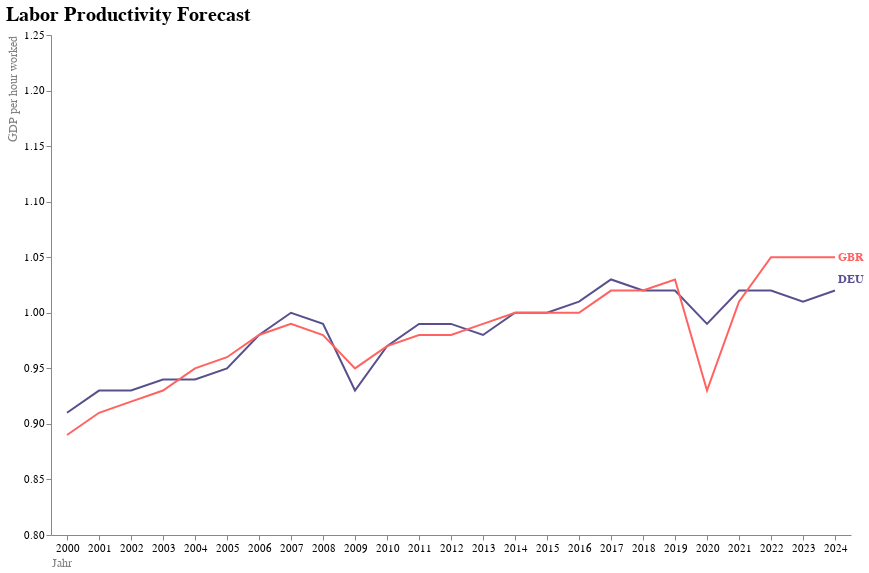

The notebook cell saved with this chart:
### Code cell
linechart3_final = alt.layer(linechart3, linechart_labels).configure_view(
    strokeWidth=0
).configure_title(
    fontSize=20,
    anchor='start',
    fontWeight='bold',
).configure_axis(
    labelFontSize = 11,
    titleFontSize = 12,
    titleFontWeight= 'normal',
    titleColor='grey'
).configure_text(
    fontWeight='bold',
    fontSize = 12
)

linechart3_final

### Figure 1 — Vega-Lite specification as saved in the notebook (floating-point values rounded to 4 significant figures)
{"config": {"view": {"continuousWidth": 300, "continuousHeight": 300, "strokeWidth": 0}, "axis": {"labelFontSize": 11, "titleColor": "grey", "titleFontSize": 12, "titleFontWeight": "normal"}, "text": {"fontSize": 12, "fontWeight": "bold"}, "title": {"anchor": "start", "fontSize": 20, "fontWeight": "bold"}}, "layer": [{"mark": {"type": "line"}, "encoding": {"color": {"field": "LOCATION", "scale": {"range": ["#58508d", "#ff6361", "#ffa600"]}, "type": "nominal"}, "strokeWidth": {"value": 2}, "tooltip": [{"field": "LOCATION", "type": "nominal"}], "x": {"axis": {"titleAnchor": "start", "labelAngle": 0}, "field": "TIME", "title": "Jahr", "type": "ordinal"}, "y": {"axis": {"title": "GDP per hour worked", "titleAnchor": "end", "grid": false}, "field": "VALUE", "scale": {"domain": [0.8, 1.25]}, "type": "quantitative"}}, "title": "Labor Productivity Forecast"}, {"mark": {"type": "text", "align": "left", "dx": 3}, "encoding": {"color": {"field": "LOCATION", "legend": null, "scale": {"domain": ["DEU", "DEU", "DEU", "DEU", "DEU", "DEU", "DEU", "DEU", "DEU", "DEU", "DEU", "DEU", "DEU", "DEU", "DEU", "DEU", "DEU", "DEU", "DEU", "DEU", "DEU", "DEU", "DEU", "DEU", "DEU", "GBR", "GBR", "GBR", "GBR", "GBR", "GBR", "GBR", "GBR", "GBR", "GBR", "GBR", "GBR", "GBR", "GBR", "GBR", "GBR", "GBR", "GBR", "GBR", "GBR", "GBR", "GBR", "GBR", "GBR", "GBR"], "type": "ordinal"}, "type": "nominal"}, "text": {"field": "LOCATION", "type": "nominal"}, "x": {"aggregate": "max", "field": "TIME", "type": "ordinal"}, "y": {"aggregate": {"argmax": "VALUE"}, "field": "VALUE", "type": "quantitative"}}}], "data": {"name": "data-893686a3f09713c582a6ddef6d173866"}, "height": 500, "width": 800, "$schema": "https://vega.github.io/schema/vega-lite/v5.15.1.json", "datasets": {"data-893686a3f09713c582a6ddef6d173866": [{"LOCATION": "DEU", "SUBJECT": "TOT", "TIME": 2000, "VALUE": 0.91}, {"LOCATION": "DEU", "SUBJECT": "TOT", "TIME": 2001, "VALUE": 0.93}, {"LOCATION": "DEU", "SUBJECT": "TOT", "TIME": 2002, "VALUE": 0.93}, {"LOCATION": "DEU", "SUBJECT": "TOT", "TIME": 2003, "VALUE": 0.94}, {"LOCATION": "DEU", "SUBJECT": "TOT", "TIME": 2004, "VALUE": 0.94}, {"LOCATION": "DEU", "SUBJECT": "TOT", "TIME": 2005, "VALUE": 0.95}, {"LOCATION": "DEU", "SUBJECT": "TOT", "TIME": 2006, "VALUE": 0.98}, {"LOCATION": "DEU", "SUBJECT": "TOT", "TIME": 2007, "VALUE": 1.0}, {"LOCATION": "DEU", "SUBJECT": "TOT", "TIME": 2008, "VALUE": 0.99}, {"LOCATION": "DEU", "SUBJECT": "TOT", "TIME": 2009, "VALUE": 0.93}, {"LOCATION": "DEU", "SUBJECT": "TOT", "TIME": 2010, "VALUE": 0.97}, {"LOCATION": "DEU", "SUBJECT": "TOT", "TIME": 2011, "VALUE": 0.99}, {"LOCATION": "DEU", "SUBJECT": "TOT", "TIME": 2012, "VALUE": 0.99}, {"LOCATION": "DEU", "SUBJECT": "TOT", "TIME": 2013, "VALUE": 0.98}, {"LOCATION": "DEU", "SUBJECT": "TOT", "TIME": 2014, "VALUE": 1.0}, {"LOCATION": "DEU", "SUBJECT": "TOT", "TIME": 2015, "VALUE": 1.0}, {"LOCATION": "DEU", "SUBJECT": "TOT", "TIME": 2016, "VALUE": 1.01}, {"LOCATION": "DEU", "SUBJECT": "TOT", "TIME": 2017, "VALUE": 1.03}, {"LOCATION": "DEU", "SUBJECT": "TOT", "TIME": 2018, "VALUE": 1.02}, {"LOCATION": "DEU", "SUBJECT": "TOT", "TIME": 2019, "VALUE": 1.02}, {"LOCATION": "DEU", "SUBJECT": "TOT", "TIME": 2020, "VALUE": 0.99}, {"LOCATION": "DEU", "SUBJECT": "TOT", "TIME": 2021, "VALUE": 1.02}, {"LOCATION": "DEU", "SUBJECT": "TOT", "TIME": 2022, "VALUE": 1.02}, {"LOCATION": "DEU", "SUBJECT": "TOT", "TIME": 2023, "VALUE": 1.01}, {"LOCATION": "DEU", "SUBJECT": "TOT", "TIME": 2024, "VALUE": 1.02}, {"LOCATION": "GBR", "SUBJECT": "TOT", "TIME": 2000, "VALUE": 0.89}, {"LOCATION": "GBR", "SUBJECT": "TOT", "TIME": 2001, "VALUE": 0.91}, {"LOCATION": "GBR", "SUBJECT": "TOT", "TIME": 2002, "VALUE": 0.92}, {"LOCATION": "GBR", "SUBJECT": "TOT", "TIME": 2003, "VALUE": 0.93}, {"LOCATION": "GBR", "SUBJECT": "TOT", "TIME": 2004, "VALUE": 0.95}, {"LOCATION": "GBR", "SUBJECT": "TOT", "TIME": 2005, "VALUE": 0.96}, {"LOCATION": "GBR", "SUBJECT": "TOT", "TIME": 2006, "VALUE": 0.98}, {"LOCATION": "GBR", "SUBJECT": "TOT", "TIME": 2007, "VALUE": 0.99}, {"LOCATION": "GBR", "SUBJECT": "TOT", "TIME": 2008, "VALUE": 0.98}, {"LOCATION": "GBR", "SUBJECT": "TOT", "TIME": 2009, "VALUE": 0.95}, {"LOCATION": "GBR", "SUBJECT": "TOT", "TIME": 2010, "VALUE": 0.97}, {"LOCATION": "GBR", "SUBJECT": "TOT", "TIME": 2011, "VALUE": 0.98}, {"LOCATION": "GBR", "SUBJECT": "TOT", "TIME": 2012, "VALUE": 0.98}, {"LOCATION": "GBR", "SUBJECT": "TOT", "TIME": 2013, "VALUE": 0.99}, {"LOCATION": "GBR", "SUBJECT": "TOT", "TIME": 2014, "VALUE": 1.0}, {"LOCATION": "GBR", "SUBJECT": "TOT", "TIME": 2015, "VALUE": 1.0}, {"LOCATION": "GBR", "SUBJECT": "TOT", "TIME": 2016, "VALUE": 1.0}, {"LOCATION": "GBR", "SUBJECT": "TOT", "TIME": 2017, "VALUE": 1.02}, {"LOCATION": "GBR", "SUBJECT": "TOT", "TIME": 2018, "VALUE": 1.02}, {"LOCATION": "GBR", "SUBJECT": "TOT", "TIME": 2019, "VALUE": 1.03}, {"LOCATION": "GBR", "SUBJECT": "TOT", "TIME": 2020, "VALUE": 0.93}, {"LOCATION": "GBR", "SUBJECT": "TOT", "TIME": 2021, "VALUE": 1.01}, {"LOCATION": "GBR", "SUBJECT": "TOT", "TIME": 2022, "VALUE": 1.05}, {"LOCATION": "GBR", "SUBJECT": "TOT", "TIME": 2023, "VALUE": 1.05}, {"LOCATION": "GBR", "SUBJECT": "TOT", "TIME": 2024, "VALUE": 1.05}]}}
